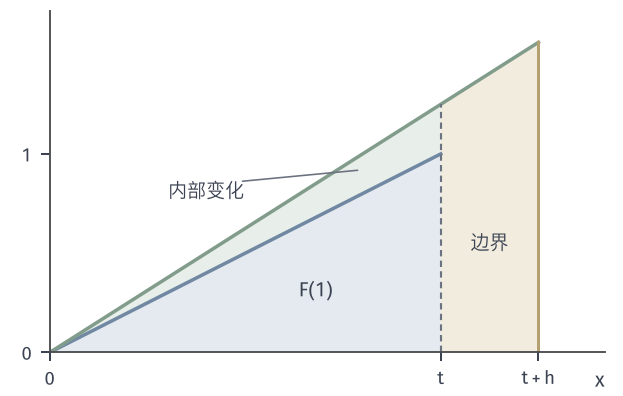

This figure's Python source:
from pathlib import Path
import sys
ROOT = next(p for p in Path(__file__).resolve().parents if (p/"build.sh").is_file() and (p/"tex/book.tex").is_file())
sys.path.insert(0, str(ROOT/"figures/00-shared/mathematical-preliminaries-upper/00-shared/comprehension-figures"))
from support import figure, save, BLUE, GREEN, YELLOW, RED, PURPLE, INK, MUTED, GRID, BLUE_FILL, GREEN_FILL, YELLOW_FILL, RED_FILL, PURPLE_FILL
import numpy as np
from matplotlib.patches import Rectangle

def labels(fig, axes, y=.03):
    for ax, s in zip(axes, ['(a)', '(b)', '(c)']):
        p = ax.get_position(); fig.text((p.x0+p.x1)/2, y, s, ha='center', va='bottom')

# f(x,t)=x t, F(t)=int_0^t x t dx=t^3/2; from t=1 to t=1.25 split interior and boundary gains.
fig, ax = figure(width_mm=88, height_mm=56)
fig.set_layout_engine(None)
fig.subplots_adjust(left=.08, right=.97, top=.97, bottom=.11)
t = 1.0; s = 1.25
x = np.linspace(0, t, 200); xb = np.linspace(t, s, 100)
ax.fill_between(x, 0, t*x, fc=BLUE_FILL, lw=0)
ax.fill_between(x, t*x, s*x, fc=GREEN_FILL, lw=0)
ax.fill_between(xb, 0, s*xb, fc=YELLOW_FILL, lw=0)
ax.plot([0, t], [0, t*t], color=BLUE, lw=1.4)
ax.plot([0, s], [0, s*s], color=GREEN, lw=1.4)
ax.plot([t, t], [0, s*t], color=MUTED, lw=.85, dashes=(3, 2))
ax.plot([s, s], [0, s*s], color=YELLOW, lw=1.2)
ax.text(1.03, 1.02, '', ha='left')
ax.text(.68, .28, '$F(1)$', ha='center', color=INK)
ax.text(1.125, .55, '边界', ha='center', va='center', color=INK, fontsize=7.5)
ax.text(.40, .78, '内部变化', ha='center', color=INK, fontsize=7.5)
ax.annotate('', xy=(.80, .92), xytext=(.48, .86), arrowprops=dict(arrowstyle='-', color=MUTED, lw=.65))
ax.text(.58, .36, '', ha='center')
ax.set_xlim(0, 1.42); ax.set_ylim(0, 1.72); ax.set_xticks([0, t, s]); ax.set_xticklabels(['0', '$t$', '$t+h$']); ax.set_yticks([0, 1]); ax.set_xlabel('$x$', labelpad=-7, loc='right')
save(fig, Path(__file__).resolve().parent, 'figure', {'formula': 'f(x,t)=x t, t=1, h=.25; F(1)=.5, interior gain .125, boundary gain .3516, F(1.25)=.9766'})
